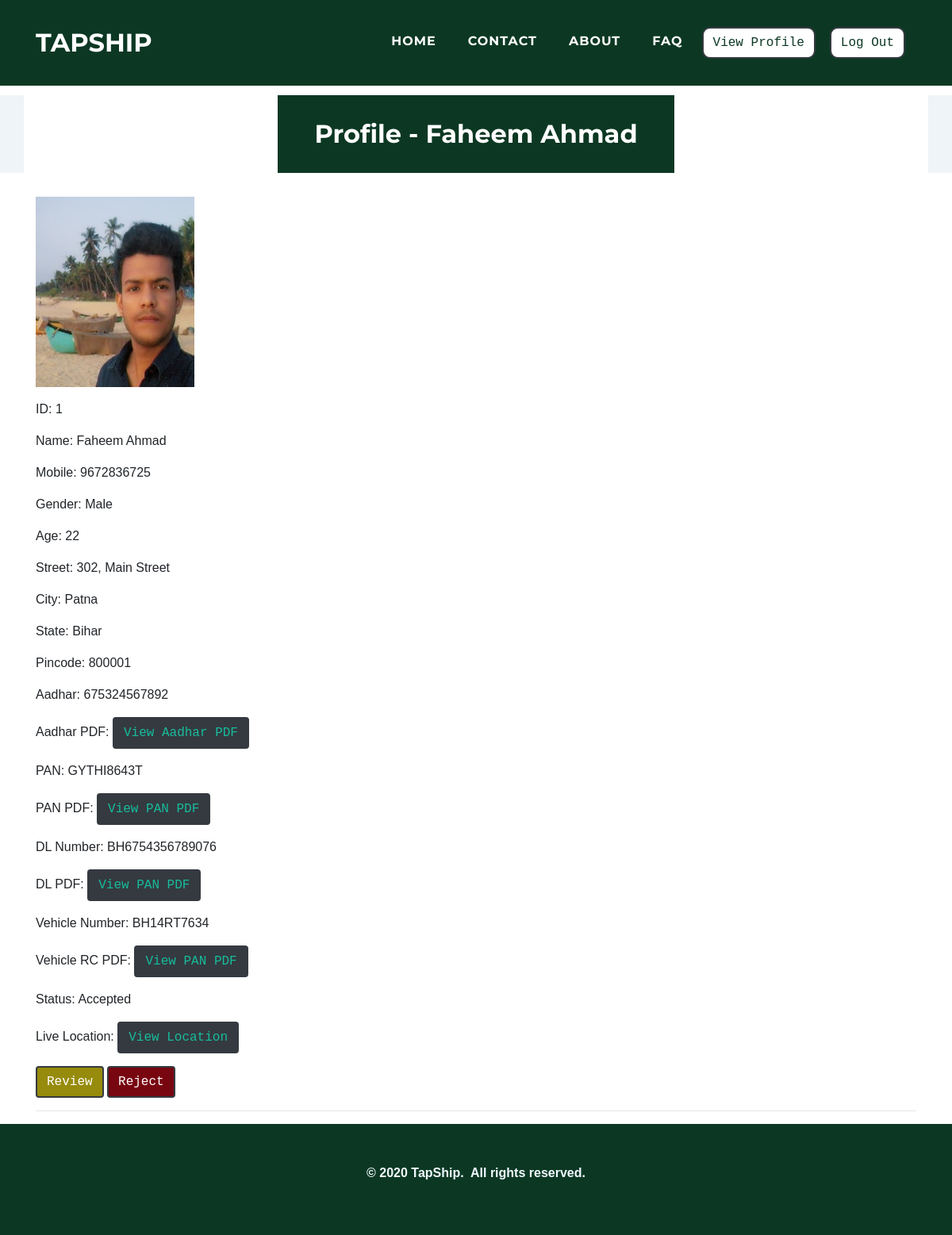
The page /admin/driverprofile.php?d_mobile=9672836725 (signed in) on the database its author committed.
### tables this page shows
CREATE TABLE `driver` (
  `d_id` int(11) NOT NULL,
  `d_name` varchar(50) NOT NULL,
  `d_mobile` varchar(25) NOT NULL,
  `d_gender` varchar(25) NOT NULL,
  `d_age` varchar(10) NOT NULL,
  `d_street` varchar(50) NOT NULL,
  `d_city` varchar(25) NOT NULL,
  `d_state` varchar(25) NOT NULL,
  `d_pincode` varchar(10) NOT NULL,
  `d_aadhar` varchar(25) NOT NULL,
  `d_aadharpdf` varchar(100) NOT NULL,
  `d_pan` varchar(25) NOT NULL,
  `d_panpdf` varchar(100) NOT NULL,
  `d_photo` varchar(100) NOT NULL,
  `d_dlnumber` varchar(25) NOT NULL,
  `d_dlpdf` varchar(100) NOT NULL,
  `d_vehiclenumber` varchar(25) NOT NULL,
  `d_vehiclercpdf` varchar(100) NOT NULL,
  `d_lat` varchar(100) DEFAULT NULL,
  `d_long` varchar(100) DEFAULT NULL,
  `d_password` varchar(25) NOT NULL,
  `d_approve` varchar(10) NOT NULL
);

### admin/driverprofile.php (the view, shortened to what this page needs)
<?php
$res = $_SESSION["sessionid"];
$a_name= $res;
?>
<!DOCTYPE html>
<html>
<head>
    <link rel="stylesheet" href="../assets/bootstrap/css/bootstrap.min.css">
    <link rel="stylesheet" href="../assets/fonts/font-awesome.min.css">
    <link rel="stylesheet" href="../assets/fonts/ionicons.min.css">
    <link rel="stylesheet" href="../assets/css/Article-List.css">
    <link rel="stylesheet" href="../assets/css/Features-Boxed.css">
    <link rel="stylesheet" href="../assets/css/Footer-Dark.css">
    <link rel="stylesheet" href="../assets/css/Highlight-Blue.css">
    <link rel="stylesheet" href="https://cdnjs.cloudflare.com/ajax/libs/animate.css/3.5.2/animate.min.css">
    <link rel="stylesheet" href="https://cdnjs.cloudflare.com/ajax/libs/aos/2.2.0/aos.css">
    <link rel="stylesheet" href="../assets/css/Login-Form-Clean.css">
    <link rel="stylesheet" href="../assets/css/table-style.css"/>
</head>
<body id="page-top">
    <nav class="navbar navbar-light navbar-expand-lg fixed-top text-uppercase" id="mainNav" style="background: #0c3823;">
        <div class="container">
            <a class="navbar-brand js-scroll-trigger" data-bs-hover-animate="pulse" href="../index.php" style="font-family: Montserrat, sans-serif;">TAPSHIP</a>
            <div class="collapse navbar-collapse"
                id="navbarResponsive">
                <ul class="nav navbar-nav ml-auto">
                    <li class="nav-item mx-0 mx-lg-1"><a class="nav-link py-3 px-0 px-lg-3 rounded js-scroll-trigger" data-bs-hover-animate="pulse" href="../index.php" style="filter: contrast(100%) grayscale(0%) hue-rotate(0deg) invert(0%) sepia(0%);">HOME</a></li>
                    <li class="nav-item mx-0 mx-lg-1"><a class="nav-link py-3 px-0 px-lg-3 rounded js-scroll-trigger" data-bs-hover-animate="pulse" href="../contact.php">CONTACT</a></li>
                    <li class="nav-item mx-0 mx-lg-1"><a class="nav-link py-3 px-0 px-lg-3 rounded js-scroll-trigger" data-bs-hover-animate="pulse" href="../about.php">ABOUT</a></li>
                    <li class="nav-item mx-0 mx-lg-1"><a class="nav-link py-3 px-0 px-lg-3 rounded js-scroll-trigger" data-bs-hover-animate="pulse" href="../faq.php">FAQ</a></li>
                    <li class="nav-item mx-0 mx-lg-1"><a href="updateprofile.php?a_name=<?php echo $a_name; ?>"><button class="btn btn-dark text-monospace" data-bs-hover-animate="pulse" type="button" style="margin: 10px;background: rgb(255,255,255);color: #0c3823;margin-left: 0;border-radius: 10px;">View Profile</button></a></li>
                    <li class="nav-item mx-0 mx-lg-1"><a href="../admin/logout-script.php"><button  class="btn btn-dark text-monospace" data-bs-hover-animate="pulse" type="button" style="margin: 10px;background: rgb(255,255,255);color: #0c3823;margin-left: 0;border-radius: 10px;">Log Out</button></a></li>
                </ul>
            </div>
        </div>
    </nav>
<?php
$con=mysqli_connect("localhost","root","","tapship");
   $d_mobile = $_GET['d_mobile'];
   $query = " select * from driver where d_mobile=".$d_mobile."";
   $result = mysqli_query($con,$query);
   while( $res=mysqli_fetch_assoc($result))
   {
       $d_id =  $res['d_id'];
       $d_name =  $res['d_name'];
       $d_gender =  $res['d_gender'];
       $d_age =  $res['d_age'];
       $d_street =  $res['d_street'];
       $d_city =  $res['d_city'];
       $d_state =  $res['d_state'];
       $d_pincode =  $res['d_pincode'];
       $d_aadhar =  $res['d_aadhar'];
       $d_aadharpdf =  $res['d_aadharpdf'];
       $d_pan =  $res['d_pan'];
       $d_panpdf =  $res['d_panpdf'];
       $d_dlnumber =  $res['d_dlnumber'];
       $d_dlpdf =  $res['d_dlpdf'];
       $d_vehiclenumber =  $res['d_vehiclenumber'];
       $d_vehiclercpdf =  $res['d_vehiclercpdf'];
       $d_lat =  $res['d_lat'];
       $d_long =  $res['d_long'];
       $d_photo =  $res['d_photo'];
       $d_approve =  $res['d_approve'];
   }
?>
    <div class="features-boxed">
        <div class="container" style="background: #ffffff;">
            <div class="intro" style="background: #0c3823;margin-top: 120px;margin-bottom: 30px;">
                <h2 class="text-center" data-aos="fade" style="color: rgb(255,255,255);padding: 30px;margin-bottom: 0px;">Profile - <?php echo "$d_name"?></h2>
            </div>
        </div>
    </div>
    <div class="container">
    <p><img src="../drivers/<?php echo  $d_photo;?>" width="200" height="240"></p>
    <p>ID: <?php echo "$d_id"?></p>
    <p>Name: <?php echo "$d_name"?></p>
    <p>Mobile: <?php echo "$d_mobile"?></p>
    <p>Gender: <?php echo "$d_gender"?></p>
    <p>Age: <?php echo "$d_age"?></p>
    <p>Street: <?php echo "$d_street"?></p>
    <p>City: <?php echo "$d_city"?></p>
    <p>State: <?php echo "$d_state"?></p>
    <p>Pincode: <?php echo "$d_pincode"?></p>
    <p>Aadhar: <?php echo "$d_aadhar"?></p>
    <p>Aadhar PDF: <button class="btn btn-dark text-monospace"><a href="../drivers/<?php echo  $d_aadharpdf;?>" target="_blank">View Aadhar PDF</a></button></p>
    <p>PAN: <?php echo "$d_pan"?></p>
    <p>PAN PDF: <button class="btn btn-dark text-monospace"><a href="../drivers/<?php echo  $d_panpdf;?>" target="_blank">View PAN PDF</a></button></p>
    <p>DL Number: <?php echo "$d_dlnumber"?></p>
    <p>DL PDF: <button class="btn btn-dark text-monospace"><a href="../drivers/<?php echo  $d_dlpdf;?>" target="_blank">View PAN PDF</a></button></p>
    <p>Vehicle Number: <?php echo "$d_vehiclenumber"?></p>
    <p>Vehicle RC PDF: <button class="btn btn-dark text-monospace"><a href="../drivers/<?php echo  $d_vehiclercpdf;?>" target="_blank">View PAN PDF</a></button></p>
    <p>Status: <?php if($d_approve=="0"){echo "No Action";}else if($d_approve=="1"){echo " Accepted";}else if($d_approve=="2"){echo "Review";}else if($d_approve=="3"){echo "Rejected";}else if($d_approve=="4"){echo "Resubmitted";}  ?></p>
    <p>Live Location: <button class="btn btn-dark text-monospace"><a href="https://www.google.com/maps/@<?php echo  $d_lat;?>,<?php echo  $d_long;?>,18z" target="_blank">View Location</a></button></p>
    <form action="statusdriver.php?d_mobile=<?php echo $d_mobile; ?>" method="post">
    <?php
    if($d_approve==1){
    ?>
     <td data-label="Profile"> <button class="btn btn-dark text-monospace" style="background-color:#968b0c;"  name="review">Review</button> </td>
     <td data-label="Profile"> <button class="btn btn-dark text-monospace" style="background-color:#780611;"  name="reject">Reject</button> </td>
     <hr>
    <?php
    }
    ?>
    </form>
    </div>
    <div class="footer-dark" style="background: rgb(12,56,35);">
        <footer>
            <div class="container">
                <p style="text-align: center;"><strong>© 2020 TapShip.&nbsp; All rights reserved.</strong><br></p>
            </div>
        </footer>
    </div>
</body>
</html>

### assets/css/Features-Boxed.css (style rules this page uses)
.features-boxed { color: #313437; background-color: #eef4f7; }
.features-boxed h2 { font-weight: bold; margin-bottom: 40px; padding-top: 40px; color: inherit; }
.features-boxed .intro { font-size: 16px; max-width: 500px; margin: 0 auto; }

### assets/css/Footer-Dark.css (style rules this page uses)
.footer-dark { padding: 50px 0; color: #f0f9ff; background-color: #282d32; }

### assets/css/table-style.css (style rules this page uses)
body { margin:0; font-family: sans-serif; }
* { box-sizing: border-box; }

### rows shown on the page
driver: d_name "Faheem Ahmad", d_photo (picture), d_id "1", d_gender "Male", d_age "22", d_street "302, Main Street", d_city "Patna", d_state "Bihar", d_pincode "800001", d_aadhar "675324567892", d_pan "GYTHI8643T", d_dlnumber "BH6754356789076", d_vehiclenumber "BH14RT7634"

### other values the page prints
$d_mobile "9672836725"
